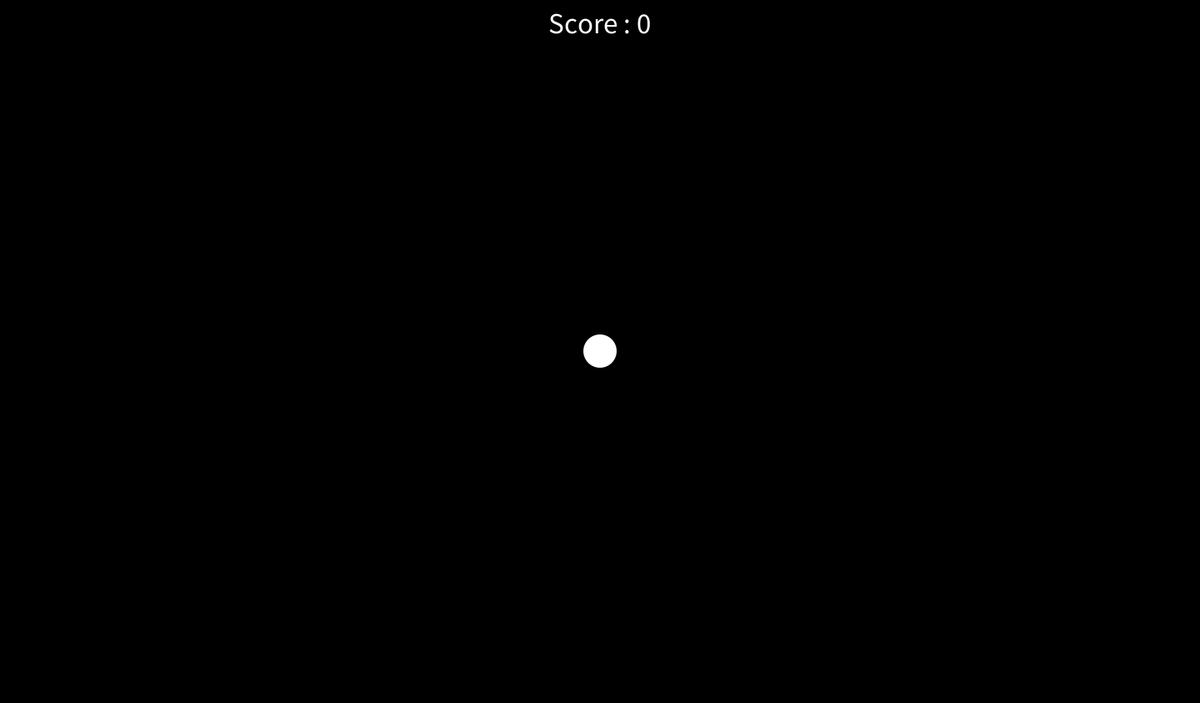
Frame 1 (no input)
Frame 60 (the mouse pressed at the canvas centre just before this capture): identical to frame 1, image omitted
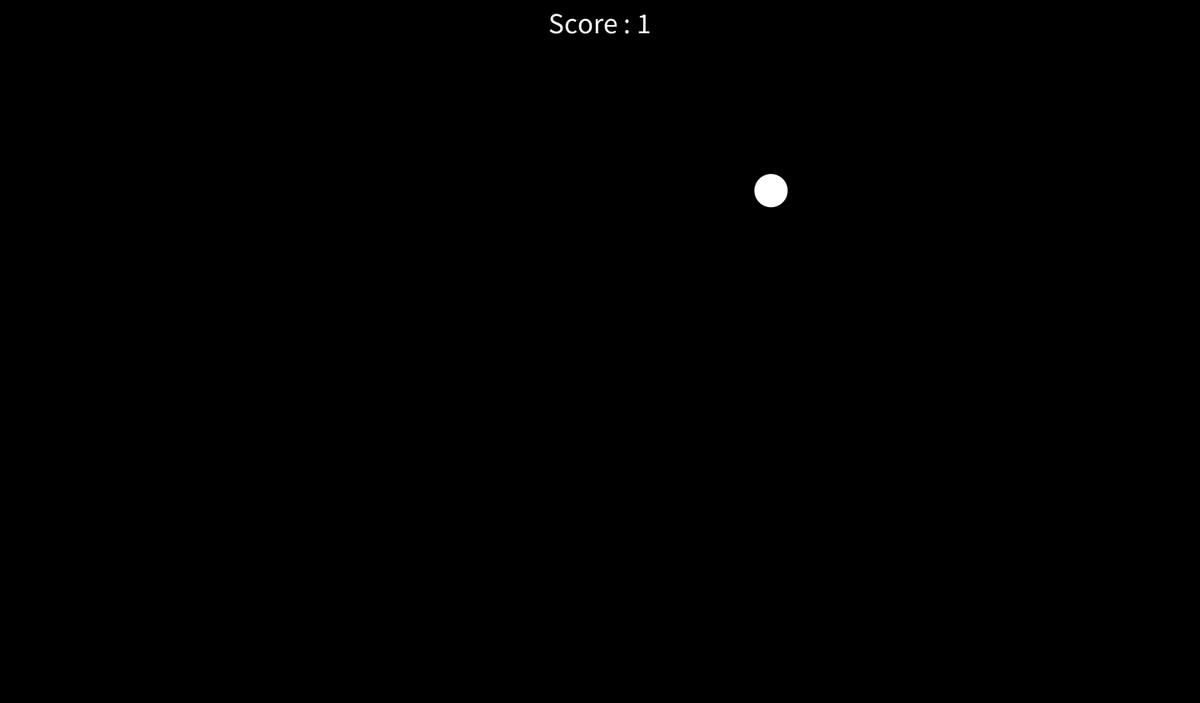
Frame 120 (the mouse held since frame 60 and released just before this capture)

The Processing sketch that drew these frames (run headless with seeded random() and noise(); from frame 60 on, the mouse is pressed at the canvas centre):

// Processing sketch: clicking_game_5min
// ── clicking_game_5min.pde
float x,y,s=40;
int score;
boolean pressed;

void setup()
{
  size(1442,845);
  noStroke();
  textAlign(CENTER);
  textSize(35);
  reset();
}

void draw()
{
  background(0);
  fill(255);
  
  if(!pressed && mousePressed)
    {
    pressed = true;
    if(mouseX > x- (s/2) && mouseY > y - (s/2) && mouseX < x + (s/2) && mouseY < y + (s/2))
    {
      score++;
      randomPos();
    }
    else{
      reset();
      }
    }
  if(pressed && !mousePressed)
    {
    pressed = false;
    }
    
    ellipse(x,y,s,s);
    text("Score : " + score,width /2, 40);
  }
   
  void reset()
  {
    x = width /2;
    y = height /2;
    score = 0;
  }
  
  void randomPos()
  {
    x = random(s/2, width - (s/2));
    y = random(s/2, height - (s/2));
  }
  
 

    
    
    
    
